Frame 1 (no input): blank canvas, image omitted
Frame 60 (the mouse pressed at the canvas centre just before this capture): blank canvas, image omitted
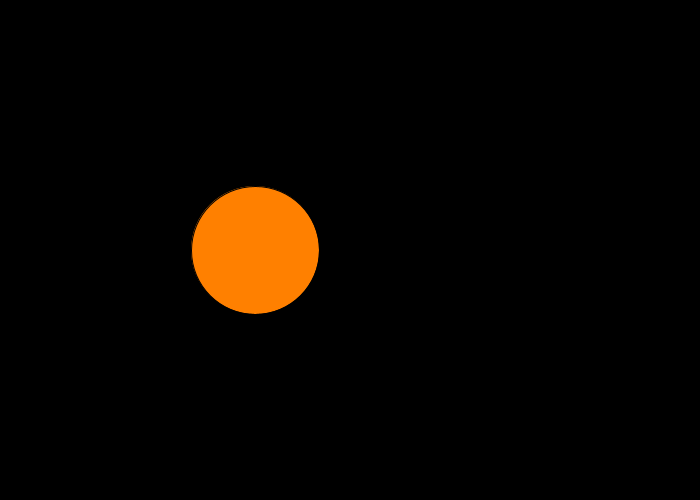
Frame 120 (the mouse held since frame 60 and released just before this capture)

The Processing sketch whose frames 1 and 60 were blank and that drew this single picture after the mouse press (run headless with seeded random() and noise(); from frame 60 on, the mouse is pressed at the canvas centre):

// Processing sketch: e38MAP_1
// ── e38MAP_1.pde
//MAPPATURA DEI VALORI
//scala dei colori fino a 255
//scala posizioni che ad seconda della finestra è ad es 800

//si può fare con una proprorzione es: 400:800=x:255
//diventa x=(400*255)/800
//per fare il cambiamento di range processing ci da la funzione MAP
//MAP(valore,inizioRangeValore,fineRangeValore,inizioRangeObiettivo,fineRangeObiettivo)

void setup(){
  size(700,500);
  background(100);
}

void draw(){
  background(0);
  float x= map(mouseX, 0,width,1,255);
  fill(255,x,0);
  ellipse(255,250,x,x);
}
